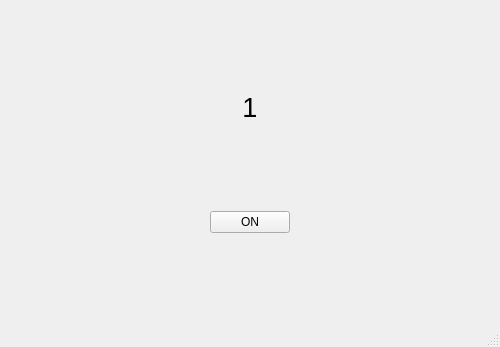
<?xml version="1.0" encoding="UTF-8"?>
<ui version="4.0">
 <class>MainWindow</class>
 <widget class="QMainWindow" name="MainWindow">
  <property name="geometry">
   <rect>
    <x>0</x>
    <y>0</y>
    <width>500</width>
    <height>347</height>
   </rect>
  </property>
  <property name="windowTitle">
   <string>MainWindow</string>
  </property>
  <widget class="QWidget" name="centralwidget">
   <layout class="QGridLayout" name="gridLayout">
    <item row="0" column="1">
     <spacer name="verticalSpacer_3">
      <property name="orientation">
       <enum>Qt::Vertical</enum>
      </property>
      <property name="sizeHint" stdset="0">
       <size>
        <width>20</width>
        <height>59</height>
       </size>
      </property>
     </spacer>
    </item>
    <item row="1" column="0">
     <spacer name="horizontalSpacer">
      <property name="orientation">
       <enum>Qt::Horizontal</enum>
      </property>
      <property name="sizeHint" stdset="0">
       <size>
        <width>186</width>
        <height>20</height>
       </size>
      </property>
     </spacer>
    </item>
    <item row="1" column="1">
     <widget class="QLabel" name="lbl_text">
      <property name="font">
       <font>
        <pointsize>20</pointsize>
       </font>
      </property>
      <property name="text">
       <string>1</string>
      </property>
      <property name="alignment">
       <set>Qt::AlignCenter</set>
      </property>
     </widget>
    </item>
    <item row="1" column="2">
     <spacer name="horizontalSpacer_2">
      <property name="orientation">
       <enum>Qt::Horizontal</enum>
      </property>
      <property name="sizeHint" stdset="0">
       <size>
        <width>185</width>
        <height>20</height>
       </size>
      </property>
     </spacer>
    </item>
    <item row="2" column="1">
     <spacer name="verticalSpacer_2">
      <property name="orientation">
       <enum>Qt::Vertical</enum>
      </property>
      <property name="sizeHint" stdset="0">
       <size>
        <width>20</width>
        <height>59</height>
       </size>
      </property>
     </spacer>
    </item>
    <item row="3" column="0">
     <spacer name="horizontalSpacer_3">
      <property name="orientation">
       <enum>Qt::Horizontal</enum>
      </property>
      <property name="sizeHint" stdset="0">
       <size>
        <width>186</width>
        <height>20</height>
       </size>
      </property>
     </spacer>
    </item>
    <item row="3" column="1">
     <widget class="QPushButton" name="btn_onOff">
      <property name="text">
       <string>ON</string>
      </property>
     </widget>
    </item>
    <item row="3" column="2">
     <spacer name="horizontalSpacer_4">
      <property name="orientation">
       <enum>Qt::Horizontal</enum>
      </property>
      <property name="sizeHint" stdset="0">
       <size>
        <width>185</width>
        <height>20</height>
       </size>
      </property>
     </spacer>
    </item>
    <item row="4" column="1">
     <spacer name="verticalSpacer">
      <property name="orientation">
       <enum>Qt::Vertical</enum>
      </property>
      <property name="sizeHint" stdset="0">
       <size>
        <width>20</width>
        <height>59</height>
       </size>
      </property>
     </spacer>
    </item>
   </layout>
  </widget>
  <widget class="QMenuBar" name="menubar">
   <property name="geometry">
    <rect>
     <x>0</x>
     <y>0</y>
     <width>500</width>
     <height>26</height>
    </rect>
   </property>
  </widget>
  <widget class="QStatusBar" name="statusbar"/>
 </widget>
 <resources/>
 <connections/>
</ui>
